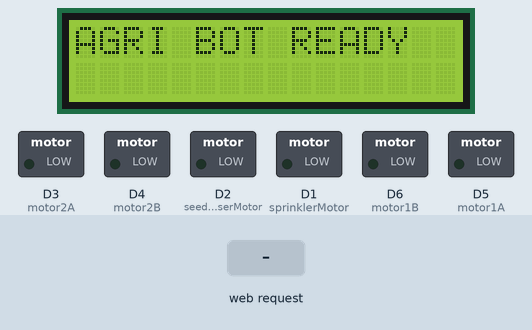
This sketch was run on a simulated ESP8266 (NodeMCU). Shown: 16×2 character LCD, switched loads named in the sketch (green lamp = pin HIGH). The test bench sets the inputs (shaded band). What the sketch prints to the serial monitor is not drawn.

Above: at 1.2 s.
1.3 s: HTTP request GET /F received
At 2.4 s:
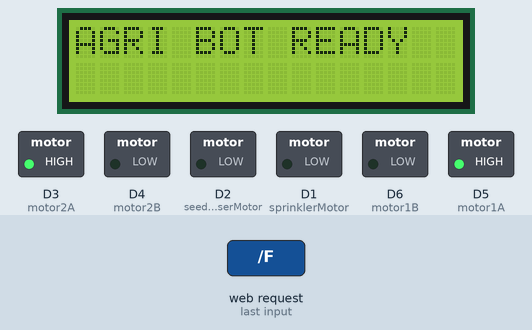
2.8 s: HTTP request GET /B received
At 3.6 s:
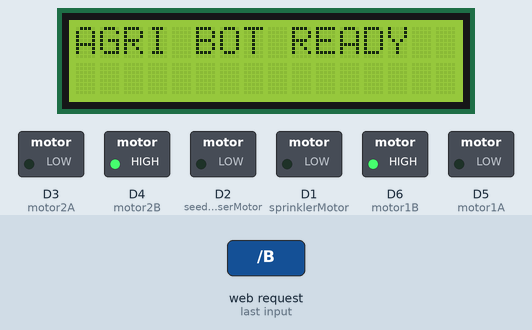
4.3 s: HTTP request GET /L received
At 4.7 s:
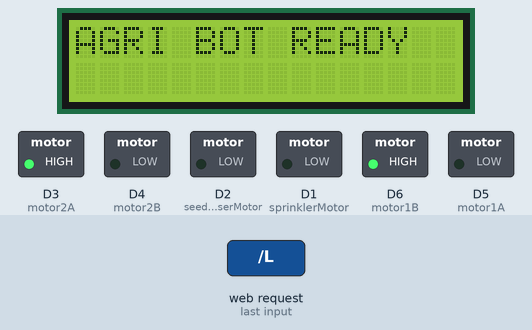
5.8 s: HTTP request GET /R received
At 7.0 s:
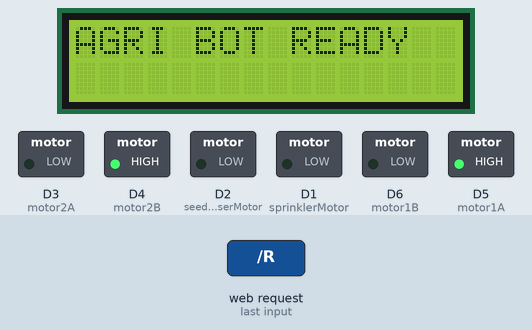
7.3 s: HTTP request GET /Sprinkler received
At 8.2 s:
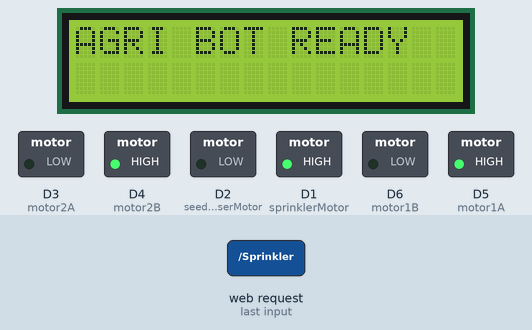
8.8 s: HTTP request GET /SeedDispenser received
At 11.7 s:
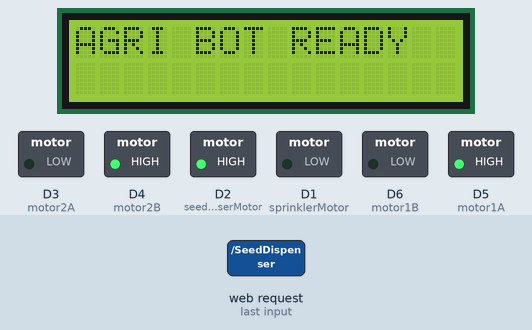
Timing chart, 0 to 14.8 s (numbered marks = the images above; inputs shaded):
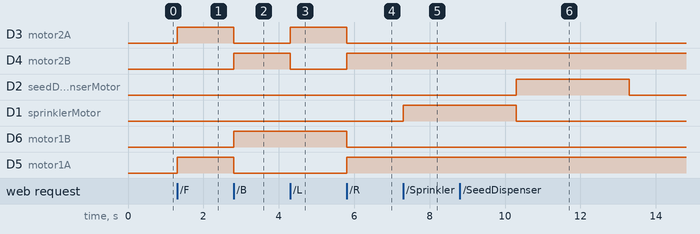

The sketch:

IOT_sixleg_Robot.ino
```cpp
#include <ESP8266WiFi.h>
#include <ESP8266WebServer.h>
#include <Wire.h>
#include <LiquidCrystal_I2C.h>

// WiFi Credentials
const char* ssid = "AGRI_BOT";
const char* password = "12345678";

// Web Server
ESP8266WebServer server(80);

// Motor Driver Pins (L293D)
#define motor1A D5
#define motor1B D6
#define motor2A D3
#define motor2B D4

// Additional Motors
#define sprinklerMotor D1  // Sprinkler Motor
#define seedDispenserMotor D2  // Seed Dispenser Motor

// LCD I2C Address
LiquidCrystal_I2C lcd(0x27, 16, 2);

// Handle Web Requests
void handleRoot() {
  String page = "<html><head>";
  page += "<meta name='viewport' content='width=device-width, initial-scale=1'>";
  page += "<style>";
  page += "body { font-family: Arial, sans-serif; text-align: center; background-color: #f0f0f0; }";
  page += "h1 { color: red; font-size: 28px; }";
  page += "button { width: 100px; height: 100px; font-size: 22px; border-radius: 10px; cursor: pointer; margin: 10px; }";
  page += ".btnF { background-color: blue; color: white; }";
  page += ".btnB { background-color: green; color: white; }";
  page += ".btnL { background-color: orange; color: white; }";
  page += ".btnR { background-color: purple; color: white; }";
  page += ".btnS { background-color: red; color: white; width: 120px; font-size: 30px; }";
  page += ".btnSprinkler { background-color: cyan; color: black; width: 130px; font-size: 22px; }";
  page += ".btnSeedDispenser { background-color: brown; color: white; width: 150px; font-size: 22px; }";
  page += "</style>";
  page += "<script>";
  page += "function move(dir) { var x = new XMLHttpRequest(); x.open('GET', dir, true); x.send(); }";
  page += "</script></head>";

  page += "<body><h1>SIX LEG AGRIBOT</h1>";
  page += "<button class='btnF' onclick=\"move('F')\">Forward</button>";
  page += "<button class='btnL' onclick=\"move('L')\">Left</button>";
  page += "<button class='btnS' onclick=\"move('S')\">Stop</button>";
  page += "<button class='btnR' onclick=\"move('R')\">Right</button>";
  page += "<button class='btnB' onclick=\"move('B')\">Backward</button>";
  page += "<br><br>";
  page += "<button class='btnSprinkler' onclick=\"move('Sprinkler')\">Sprinkler</button>";
  page += "<button class='btnSeedDispenser' onclick=\"move('SeedDispenser')\">Seed Dispenser</button>";
  page += "</body></html>";

  server.send(200, "text/html", page);
}

// Motor Control Functions
void moveForward() {
  digitalWrite(motor1A, HIGH);
  digitalWrite(motor1B, LOW);
  digitalWrite(motor2A, HIGH);
  digitalWrite(motor2B, LOW);
  server.send(200, "text/plain", "Moving Forward");
}

void moveBackward() {
  digitalWrite(motor1A, LOW);
  digitalWrite(motor1B, HIGH);
  digitalWrite(motor2A, LOW);
  digitalWrite(motor2B, HIGH);
  server.send(200, "text/plain", "Moving Backward");
}

void moveLeft() {
  digitalWrite(motor1A, LOW);
  digitalWrite(motor1B, HIGH);
  digitalWrite(motor2A, HIGH);
  digitalWrite(motor2B, LOW);
  server.send(200, "text/plain", "Turning Left");
}

void moveRight() {
  digitalWrite(motor1A, HIGH);
  digitalWrite(motor1B, LOW);
  digitalWrite(motor2A, LOW);
  digitalWrite(motor2B, HIGH);
  server.send(200, "text/plain", "Turning Right");
}

void moveStop() {
  digitalWrite(motor1A, LOW);
  digitalWrite(motor1B, LOW);
  digitalWrite(motor2A, LOW);
  digitalWrite(motor2B, LOW);
  server.send(200, "text/plain", "Stopped");
}

// Sprinkler Motor Control
void activateSprinkler() {
  digitalWrite(sprinklerMotor, HIGH);
  delay(3000);
  digitalWrite(sprinklerMotor, LOW);
  server.send(200, "text/plain", "Sprinkler Activated");
}

// Seed Dispenser Motor Control
void activateSeedDispenser() {
  digitalWrite(seedDispenserMotor, HIGH);
  delay(3000);
  digitalWrite(seedDispenserMotor, LOW);
  server.send(200, "text/plain", "Seed Dispenser Activated");
}

// Setup Function
void setup() {
  Serial.begin(115200);
  lcd.init();
  lcd.backlight();
  lcd.setCursor(0, 0);
  lcd.print("AGRI BOT READY");

  WiFi.softAP(ssid, password);
  Serial.println("WiFi AP Started!");

  pinMode(motor1A, OUTPUT);
  pinMode(motor1B, OUTPUT);
  pinMode(motor2A, OUTPUT);
  pinMode(motor2B, OUTPUT);
  pinMode(sprinklerMotor, OUTPUT);
  pinMode(seedDispenserMotor, OUTPUT);

  server.on("/", handleRoot);
  server.on("/F", moveForward);
  server.on("/B", moveBackward);
  server.on("/L", moveLeft);
  server.on("/R", moveRight);
  server.on("/S", moveStop);
  server.on("/Sprinkler", activateSprinkler);
  server.on("/SeedDispenser", activateSeedDispenser);
  server.begin();
  Serial.println("Web Server Started!");
}

// Loop Function
void loop() {
  server.handleClient();
}
```

Measured:
- after the input at 1.3 s, D3 (motor2A), D5 (motor1A): LOW → HIGH at once
- after the input at 2.8 s, D3 (motor2A), D5 (motor1A): HIGH → LOW at once; D4 (motor2B), D6 (motor1B): LOW → HIGH at once
- after the input at 4.3 s, D3 (motor2A): LOW → HIGH at once; D4 (motor2B): HIGH → LOW at once
- after the input at 5.8 s, D3 (motor2A), D6 (motor1B): HIGH → LOW at once; D4 (motor2B), D5 (motor1A): LOW → HIGH at once
- after the input at 7.3 s, D1 (sprinklerMotor): LOW → HIGH at once
- after the input at 8.8 s, D2 (seedDispenserMotor): LOW → HIGH after 1.5 s, → LOW 3.0 s later
